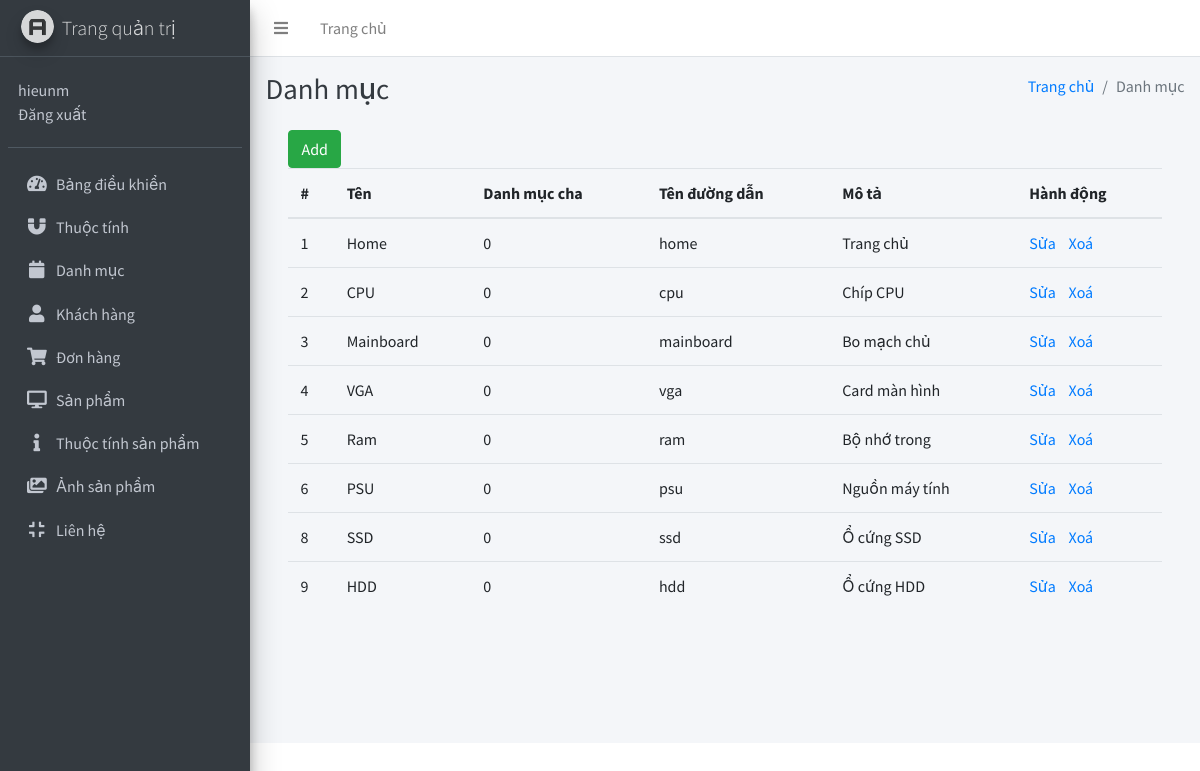
Page /View/admin/categories.php (signed in) on the committed database.
### tables this page shows
CREATE TABLE `categories` (
  `id` int(11) NOT NULL AUTO_INCREMENT,
  `name` varchar(255) DEFAULT NULL,
  `parent_id` tinyint(4) DEFAULT NULL,
  `slug` varchar(255) DEFAULT NULL,
  `description` mediumtext,
  `created_at` timestamp NULL DEFAULT NULL,
  `updated_at` timestamp NULL DEFAULT NULL,
  PRIMARY KEY (`id`)
);

### Model/ketnoi.php (called while the page is built, shortened)
<?php
	class ketnoi
	{
		public static function getConnection()
		{
			$con = new mysqli("localhost","root","phong119988","storeHieu");
			$con->query("SET NAMES 'utf8'");
		    return $con;
		}
	}
?>

### Controller/functioncategories.php (called while the page is built, shortened)
<?php
	class functioncategories
	{
		private $ketNoi;
	    function __construct()
	    {
	        $this->ketNoi = ketnoi::getConnection();
	    }
		function laydanhmuc()
		{
			$lstdanhmuc = Array();
            $SQL = "Select * from categories";
            $q = mysqli_query($this->ketNoi,$SQL);
            while($row = mysqli_fetch_array($q))
            {
                $objdanhmuc = new datacategories();
                $objdanhmuc->id = $row['id'];
                $objdanhmuc->name = $row['name'];
                $objdanhmuc->parent_id = $row['parent_id'];
                $objdanhmuc->slug = $row['slug'];
                $objdanhmuc->description = $row['description'];
                $objdanhmuc->created_at = $row['created_at'];
                $objdanhmuc->updated_at = $row['updated_at'];
                array_push($lstdanhmuc, $objdanhmuc);
            }
            return $lstdanhmuc;
		}
	}
?>

### View/admin/categories.php (the view, shortened to what this page needs)
<?php
include '../../Model/ketnoi.php';
include '../../Controller/functioncategories.php';
$service = new functioncategories();
$cates = $service->laydanhmuc();
?>
<?php include('./header.php'); ?>
<?php include('./sidebar.php'); ?>
    <div class="content-wrapper">
        <div class="content-header">
            <div class="container-fluid">
                <div class="row mb-2">
                    <div class="col-sm-6">
                        <h1 class="m-0 text-dark">Danh mục</h1>
                    </div>
                    <div class="col-sm-6">
                        <ol class="breadcrumb float-sm-right">
                            <li class="breadcrumb-item"><a href="./admin.php">Trang chủ</a></li>
                            <li class="breadcrumb-item active">Danh mục</li>
                        </ol>
                    </div>
                </div>
            </div>
        </div>
        <section class="content">
            <div class="container-fluid">
                <div style="width: 95%; margin:auto;">
                    <a href="./addcategory.php" class="btn btn-success btn-add">Add</a>
                    <div class="table-responsive">
                        <table class="table table-hover">
                            <thead>
                            <tr>
                                <th>#</th>
                                <th>Tên</th>
                                <th>Danh mục cha</th>
                                <th>Tên đường dẫn</th>
                                <th>Mô tả</th>
                                <th>Hành động</th>
                            </tr>
                            </thead>
                            <tbody>
                            <?php
                            foreach ($cates as $cate) {
                                echo "<tr>";
                                echo "<td>" . $cate->id . "</td>";
                                echo "<td>" . $cate->name . "</td>";
                                echo "<td>" . $cate->parent_id . "</td>";
                                echo "<td>" . $cate->slug . "</td>";
                                echo "<td>" . $cate->description . "</td>";
                                echo "<td><a href='addcategory.php?id=$cate->id'>Sửa</a>&nbsp;&nbsp;&nbsp;&nbsp;"
                                    . "<a onclick='return confirm(\"Bạn có chắc chắn xoá không ?\");' href='deletecategory.php?id=$cate->id'>Xoá</a></td></tr>";
                            }
                            ?>
                            </tbody>
                        </table>
                    </div>
                </div>
            </div>
        </section>
    </div>
<?php include('./footer.php'); ?>

### rows in the picture
categories: id "1", name "Home", parent "0", slug "home", description "Trang chủ"
categories: id "2", name "CPU", parent "0", slug "cpu", description "Chíp CPU"
categories: id "3", name "Mainboard", parent "0", slug "mainboard", description "Bo mạch chủ"
categories: id "4", name "VGA", parent "0", slug "vga", description "Card màn hình"
categories: id "5", name "Ram", parent "0", slug "ram", description "Bộ nhớ trong"
categories: id "6", name "PSU", parent "0", slug "psu", description "Nguồn máy tính"
categories: id "8", name "SSD", parent "0", slug "ssd", description "Ổ cứng SSD"
categories: id "9", name "HDD", parent "0", slug "hdd", description "Ổ cứng HDD"

### other values in the picture
$_SESSION['username'] "hieunm"
